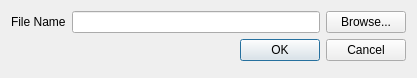
<?xml version="1.0" encoding="UTF-8"?>
<ui version="4.0">
 <class>FileInputConnectDialog</class>
 <widget class="QDialog" name="FileInputConnectDialog">
  <property name="geometry">
   <rect>
    <x>0</x>
    <y>0</y>
    <width>417</width>
    <height>78</height>
   </rect>
  </property>
  <property name="windowTitle">
   <string>Dialog</string>
  </property>
  <layout class="QFormLayout" name="formLayout">
   <item row="0" column="1">
    <layout class="QGridLayout" name="gridLayout">
     <item row="0" column="0">
      <widget class="QLineEdit" name="fileName"/>
     </item>
     <item row="0" column="1">
      <widget class="QPushButton" name="fileNameBrowse">
       <property name="text">
        <string>Browse...</string>
       </property>
      </widget>
     </item>
    </layout>
   </item>
   <item row="0" column="0">
    <widget class="QLabel" name="label">
     <property name="text">
      <string>File Name</string>
     </property>
    </widget>
   </item>
   <item row="1" column="1">
    <widget class="QDialogButtonBox" name="buttonBox">
     <property name="orientation">
      <enum>Qt::Horizontal</enum>
     </property>
     <property name="standardButtons">
      <set>QDialogButtonBox::Cancel|QDialogButtonBox::Ok</set>
     </property>
    </widget>
   </item>
  </layout>
 </widget>
 <resources/>
 <connections>
  <connection>
   <sender>buttonBox</sender>
   <signal>accepted()</signal>
   <receiver>FileInputConnectDialog</receiver>
   <slot>accept()</slot>
   <hints>
    <hint type="sourcelabel">
     <x>248</x>
     <y>254</y>
    </hint>
    <hint type="destinationlabel">
     <x>157</x>
     <y>274</y>
    </hint>
   </hints>
  </connection>
  <connection>
   <sender>buttonBox</sender>
   <signal>rejected()</signal>
   <receiver>FileInputConnectDialog</receiver>
   <slot>reject()</slot>
   <hints>
    <hint type="sourcelabel">
     <x>316</x>
     <y>260</y>
    </hint>
    <hint type="destinationlabel">
     <x>286</x>
     <y>274</y>
    </hint>
   </hints>
  </connection>
 </connections>
</ui>
